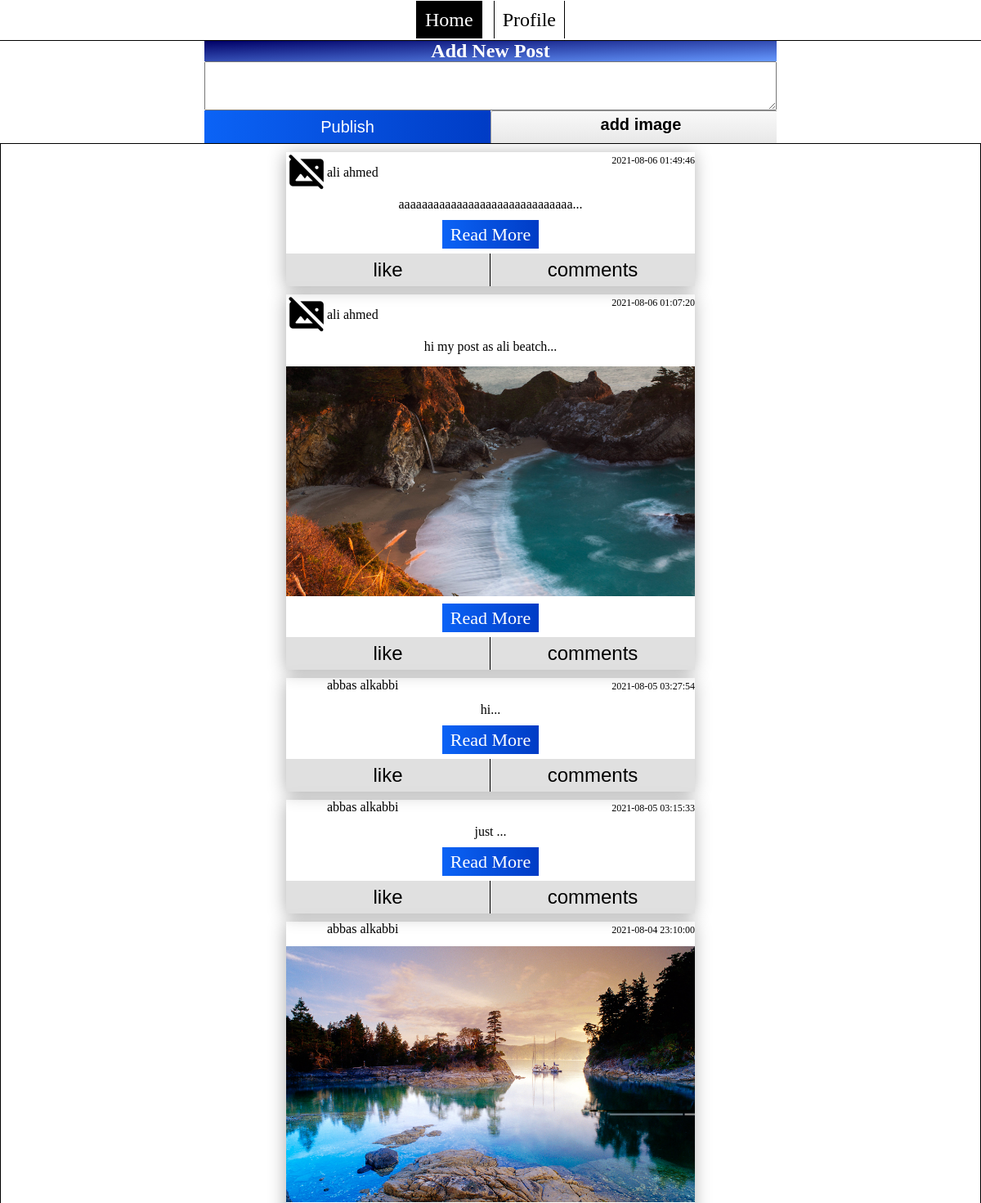
Before: / (signed in, upper part) with the older database file.
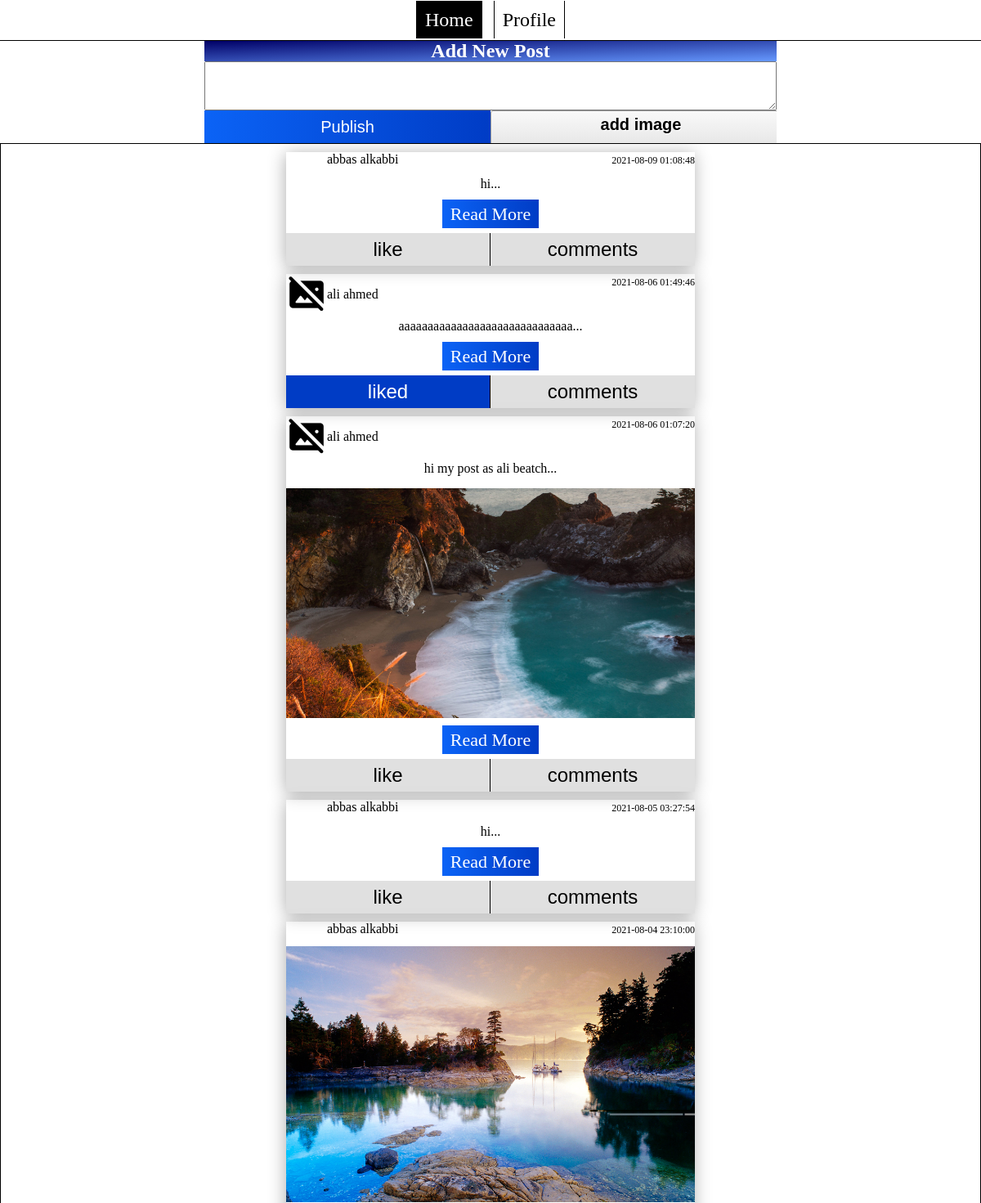
After: the same page with the newer database file.
### tables this page shows
CREATE TABLE `posts` (
  `id_post` int(11) NOT NULL,
  `id_author` int(11) NOT NULL,
  `context` text,
  `date_post` datetime NOT NULL DEFAULT CURRENT_TIMESTAMP,
  `url_img` varchar(500) DEFAULT NULL
);

CREATE TABLE `users` (
  `id` int(11) NOT NULL,
  `firstName` varchar(250) NOT NULL,
  `lastName` varchar(250) NOT NULL,
  `email` varchar(250) NOT NULL,
  `password` varchar(250) NOT NULL,
  `url_img` varchar(500) DEFAULT NULL
);

### index.php (the view, shortened to what this page needs)
<?php
include_once 'php/inc/config.php';
?>
<!DOCTYPE html>
<html lang="en">
<head>
    <link rel="stylesheet" href="./css/core.css" />
    <link rel="stylesheet" href="./css/components/header.css" />
    <link rel="stylesheet" href="./css/components/add-post.css" />
    <link rel="stylesheet" href="./css/home.css" />
</head>
<body>
    <div class="header">
        <nav>
            <ul>
                <a href="./index" class="a-active">Home</a>
                <a href="user/<?php echo $_SESSION['id']?>">Profile</a>
            </ul>
        </nav>
    </div>
<form class="add-post" enctype=multipart/form-data>
    <div class="add-post-header">
        <h2>Add New Post</h2>
    </div>
    <textarea class="post-context" role="textbox" contenteditable name="context"></textarea>
    <div class="buttons">
        <button id=submit>Publish</button>
        <input type="file" class="input-image" name=image />
    </div>
</form>
<div class="container-post">
    <?php
    $posts= mysqli_query($conn,'SELECT * FROM posts ORDER BY id_post DESC');
    $posts_data= mysqli_fetch_all($posts,MYSQLI_ASSOC);
    if(!empty($posts_data)){
        foreach ($posts_data as $post){?>
    <div class="post">
        <div class="post-header">
        <?php
          $get_author= mysqli_query($conn,"SELECT * FROM users WHERE id ={$post['id_author']}");
               if(mysqli_num_rows($get_author) > 0){
        while($author = mysqli_fetch_object($get_author)){
           $name_author= $author -> firstName.' '.$author -> lastName;
           $img_author=$author ->url_img;
        }
        }
        ?>
            <a  href='user/<?php echo $post['id_author'] ?>' class=author-name>
            <img src="php/image-user/<?php
            if($img_author != NULL){
                echo $img_author;
            }else{
                echo 'default.png';
            }
            ?>" alt="">
            <?php echo $name_author?> </a>
            <span class=date-post>
                <?php echo htmlspecialchars($post['date_post'])?>
            </span>
        </div>
        <section class=content-post>
            <?php
            if($post['context'] != null){?>
            <p> <?php echo  substr(htmlspecialchars($post['context']),0,30). '...'?>
            </p>
            <?php
            }
            ?>
            <?php
            if($post['url_img'] != null){
            ?>
            <div class="image-post">
            <img src="php/image-post/<?php echo $post['url_img']?>" alt="">
            </div>
            <?php
            }
            ?>
            <a href="post/<?php echo $post['id_post']?>" class="readmore">Read More</a>
        </section>
        <form class="footer-post">
            <button class="like <?php
            $is_liked=mysqli_query($conn,"SELECT * FROM like_post WHERE id_user = {$_SESSION['id']} AND id_post={$post['id_post']}");
            if(mysqli_num_rows($is_liked) > 0){
                         echo "like-active";
                         $like="liked";
                         }else{$like="like";}?>"  ><?echo$like?></button>
            <button class=comments>comments</button>
        </form>
    </div>
    <?php
}
}
?>
</div>
</body>
</html>

Changed rows visible on the page:
removed posts: id_author.lastName "abbas alkabbi", date_post "2021-08-05 03:15:33", context "just", like "like"
added posts: id_author.lastName "abbas alkabbi", date_post "2021-08-09 01:08:48", context "hi", like "like"
computed for posts "aaaaaaaaaaaaaaaaaaaaaaaaaaaaaa": like "like" → "liked"
